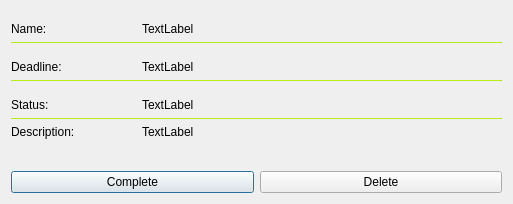
<?xml version="1.0" encoding="UTF-8"?>
<ui version="4.0">
 <class>TodoViewWindow</class>
 <widget class="QDialog" name="TodoViewWindow">
  <property name="geometry">
   <rect>
    <x>0</x>
    <y>0</y>
    <width>513</width>
    <height>204</height>
   </rect>
  </property>
  <property name="windowTitle">
   <string>View Your Todo</string>
  </property>
  <layout class="QVBoxLayout" name="verticalLayout">
   <item>
    <layout class="QFormLayout" name="formLayout">
     <item row="0" column="0">
      <widget class="QLabel" name="lbl_name">
       <property name="minimumSize">
        <size>
         <width>0</width>
         <height>25</height>
        </size>
       </property>
       <property name="text">
        <string>Name:</string>
       </property>
       <property name="alignment">
        <set>Qt::AlignBottom|Qt::AlignLeading|Qt::AlignLeft</set>
       </property>
      </widget>
     </item>
     <item row="0" column="1">
      <widget class="QLabel" name="lbl_name_display">
       <property name="text">
        <string>TextLabel</string>
       </property>
       <property name="alignment">
        <set>Qt::AlignBottom|Qt::AlignLeading|Qt::AlignLeft</set>
       </property>
      </widget>
     </item>
     <item row="1" column="0" colspan="2">
      <widget class="QFrame" name="frame">
       <property name="maximumSize">
        <size>
         <width>16777215</width>
         <height>1</height>
        </size>
       </property>
       <property name="styleSheet">
        <string notr="true">background: #9ecd16;</string>
       </property>
       <property name="frameShape">
        <enum>QFrame::HLine</enum>
       </property>
       <property name="frameShadow">
        <enum>QFrame::Sunken</enum>
       </property>
      </widget>
     </item>
     <item row="2" column="0">
      <widget class="QLabel" name="lbl_deadline">
       <property name="minimumSize">
        <size>
         <width>0</width>
         <height>25</height>
        </size>
       </property>
       <property name="text">
        <string>Deadline:</string>
       </property>
       <property name="alignment">
        <set>Qt::AlignBottom|Qt::AlignLeading|Qt::AlignLeft</set>
       </property>
      </widget>
     </item>
     <item row="2" column="1">
      <widget class="QLabel" name="lbl_deadline_display">
       <property name="text">
        <string>TextLabel</string>
       </property>
       <property name="alignment">
        <set>Qt::AlignBottom|Qt::AlignLeading|Qt::AlignLeft</set>
       </property>
      </widget>
     </item>
     <item row="3" column="0" colspan="2">
      <widget class="QFrame" name="frame_2">
       <property name="maximumSize">
        <size>
         <width>16777215</width>
         <height>1</height>
        </size>
       </property>
       <property name="styleSheet">
        <string notr="true">background: #9ecd16;</string>
       </property>
       <property name="frameShape">
        <enum>QFrame::HLine</enum>
       </property>
       <property name="frameShadow">
        <enum>QFrame::Sunken</enum>
       </property>
      </widget>
     </item>
     <item row="4" column="0">
      <widget class="QLabel" name="lbl_status">
       <property name="minimumSize">
        <size>
         <width>75</width>
         <height>25</height>
        </size>
       </property>
       <property name="text">
        <string>Status:</string>
       </property>
       <property name="alignment">
        <set>Qt::AlignBottom|Qt::AlignLeading|Qt::AlignLeft</set>
       </property>
      </widget>
     </item>
     <item row="4" column="1">
      <widget class="QLabel" name="lbl_status_display">
       <property name="text">
        <string>TextLabel</string>
       </property>
       <property name="alignment">
        <set>Qt::AlignBottom|Qt::AlignLeading|Qt::AlignLeft</set>
       </property>
      </widget>
     </item>
     <item row="5" column="0" colspan="2">
      <widget class="QFrame" name="frame_3">
       <property name="maximumSize">
        <size>
         <width>16777215</width>
         <height>1</height>
        </size>
       </property>
       <property name="styleSheet">
        <string notr="true">background: #9ecd16;</string>
       </property>
       <property name="frameShape">
        <enum>QFrame::HLine</enum>
       </property>
       <property name="frameShadow">
        <enum>QFrame::Sunken</enum>
       </property>
      </widget>
     </item>
     <item row="6" column="0">
      <widget class="QLabel" name="lbl_description">
       <property name="minimumSize">
        <size>
         <width>125</width>
         <height>25</height>
        </size>
       </property>
       <property name="text">
        <string>Description:</string>
       </property>
       <property name="alignment">
        <set>Qt::AlignLeading|Qt::AlignLeft|Qt::AlignTop</set>
       </property>
      </widget>
     </item>
     <item row="6" column="1">
      <widget class="QLabel" name="lbl_description_display">
       <property name="maximumSize">
        <size>
         <width>16777215</width>
         <height>16777215</height>
        </size>
       </property>
       <property name="text">
        <string>TextLabel</string>
       </property>
       <property name="alignment">
        <set>Qt::AlignLeading|Qt::AlignLeft|Qt::AlignTop</set>
       </property>
       <property name="wordWrap">
        <bool>true</bool>
       </property>
      </widget>
     </item>
    </layout>
   </item>
   <item>
    <layout class="QHBoxLayout" name="horizontalLayout">
     <property name="topMargin">
      <number>15</number>
     </property>
     <item>
      <widget class="QPushButton" name="btn_complete">
       <property name="cursor">
        <cursorShape>PointingHandCursor</cursorShape>
       </property>
       <property name="text">
        <string>Complete</string>
       </property>
      </widget>
     </item>
     <item>
      <widget class="QPushButton" name="btn_delete">
       <property name="cursor">
        <cursorShape>PointingHandCursor</cursorShape>
       </property>
       <property name="text">
        <string>Delete</string>
       </property>
      </widget>
     </item>
    </layout>
   </item>
  </layout>
 </widget>
 <resources/>
 <connections/>
</ui>
